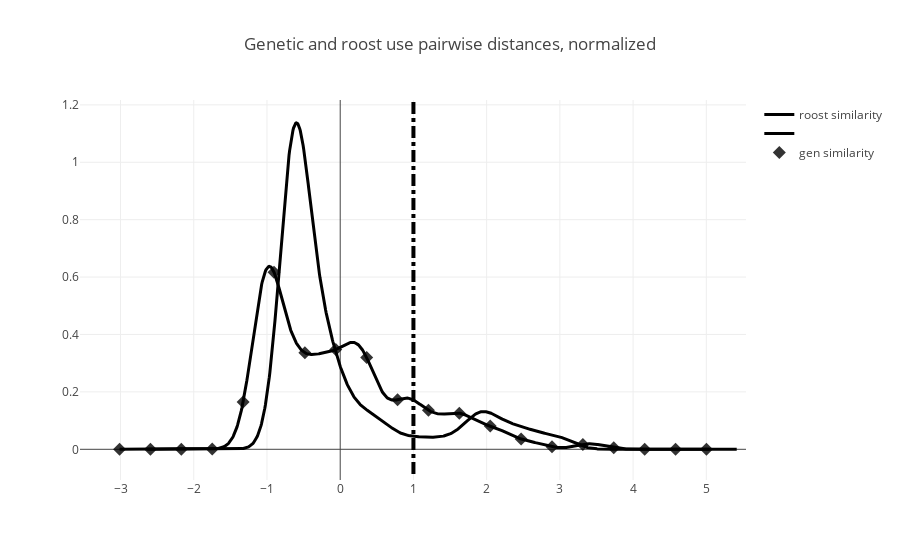

Write notebook code for a chart like this one.
### Markdown cell above
**Fig. 3** Roost similarity versus Genetic similarity. Both vectors werer scaled.

This does not look like it will take us anywhere..

I don't think Pearson's r seems like a good idea here. Since, for one, all of Ana's bats appear highly related, 
and secondly, the roost sharing variable is nearly a factor.

However, it is apparent that bats that roost together often appear related above aerage. 

So, maybe the question here shouldn't be:
- "is there a relation between roost use and genetic relatedness?" 
but instead:
- "Are bats roosting together frequently more closely related than expected given our sample?"

We'll first see about transforming the roosting variable to a factor.
We'll start by plotting its density.

### Code cell
### roost distance
X_plot = np.linspace(min(roost_diss_vector) - 2, max(roost_diss_vector) + 2, 1000)

kde = KernelDensity(kernel='gaussian', bandwidth=0.2).fit(np.array(roost_diss_vector).reshape(-1,1))

log_dens = kde.score_samples(X_plot.reshape(-1,1))

fig_roost_dens= [go.Scatter(x=X_plot, y=np.exp(log_dens), 
                            mode='lines', name= 'roost similarity',
                            line=dict(color='black', width=3))]

### genetic distance

X_plot = np.linspace(min(gen_dist_vector) - 2, max(gen_dist_vector) + 2, 1000)

kde = KernelDensity(kernel='gaussian', bandwidth=0.2).fit(np.array(gen_dist_vector).reshape(-1,1))

log_dens = kde.score_samples(X_plot.reshape(-1,1))

fig_roost_dens.append(go.Scatter(x=X_plot, y=np.exp(log_dens), 
                            mode='lines', name= '',
                            line=dict(color='black', width=3)))

N_bead= 20
beads= np.arange(0,len(X_plot),int(len(X_plot) / float(20)))

fig_roost_dens.append(go.Scatter(x=[X_plot[x] for x in beads], y=[np.exp(log_dens)[x] for x in beads], 
                            mode='markers',
                            marker= {
                            'line': {'width': 0},
                            'size': 10,
                            'symbol': 2,
                            'color': 'black',
                          "opacity": .8
                          },
                            name= 'gen similarity',
                            line=dict(color='red', width=3)))


layout= go.Layout(
    title= 'Genetic and roost use pairwise distances, normalized',
    shapes= [{
        'type': 'line',
        'x0': 1,
        'y0': 1.21,
        'x1': 1,
        'y1': -.1,
        'line': {
            'color': 'black',
            'width': 4,
            'dash': 'dashdot',
        },
    }],
)

fig = go.Figure(data=fig_roost_dens, layout= layout)
iplot(fig)

### Figure 1 — Plotly figure (JSON) as saved in the notebook; plotly's stock layout.template omitted (floating-point values rounded to 4 significant figures; data arrays with more than 128 entries replaced by an {"elided": "..."} marker saying what was removed)
{"data": [{"line": {"color": "black", "width": 3}, "mode": "lines", "name": "roost similarity", "type": "scatter", "uid": "bc2d913f-df12-4376-9ebf-3b6ef0607769", "x": {"elided": "1000 float values"}, "y": {"elided": "1000 float values"}}, {"line": {"color": "black", "width": 3}, "mode": "lines", "name": "", "type": "scatter", "uid": "814b703c-eebc-4947-b0ca-cc4b715b1737", "x": {"elided": "1000 float values"}, "y": {"elided": "1000 float values"}}, {"line": {"color": "red", "width": 3}, "marker": {"color": "black", "line": {"width": 0}, "opacity": 0.8, "size": 10, "symbol": 2}, "mode": "markers", "name": "gen similarity", "type": "scatter", "uid": "915b756e-8789-41e8-8262-70c6e7509591", "x": [-3.014, -2.592, -2.17, -1.748, -1.326, -0.9043, -0.4825, -0.06059, 0.3613, 0.7831, 1.205, 1.627, 2.049, 2.471, 2.892, 3.314, 3.736, 4.158, 4.58, 5.002], "y": [1.036e-22, 1.626e-14, 2.988e-08, 0.0006434, 0.1647, 0.617, 0.3364, 0.3474, 0.3194, 0.1729, 0.1359, 0.1258, 0.08094, 0.03592, 0.00846, 0.01677, 0.00524, 1.919e-05, 8.211e-10, 4.107e-16]}], "layout": {"shapes": [{"line": {"color": "black", "dash": "dashdot", "width": 4}, "type": "line", "x0": 1, "x1": 1, "y0": 1.21, "y1": -0.1}], "title": "Genetic and roost use pairwise distances, normalized"}}
